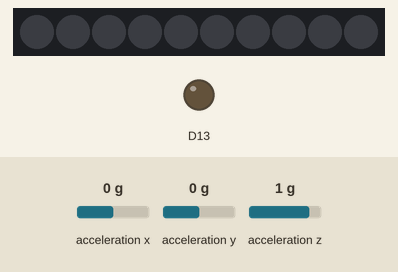
Bench run of a sketch on a simulated Adafruit Circuit Playground Express. On the bench: 10 RGB LEDs in strip order, left to right, output pins drawn as LEDs (lit = HIGH). Inputs (shaded band) come from the test bench; at power-on: acceleration x 0 g, acceleration z 1 g, acceleration y 0 g. Dim RGB values are drawn brighter than linear.

Above: at 1.2 s.
1.3 s: acceleration x set to -1.4 g
At 2.8 s:
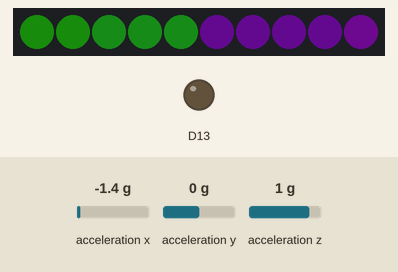
3.1 s: acceleration z set to -1.4 g
At 3.8 s:
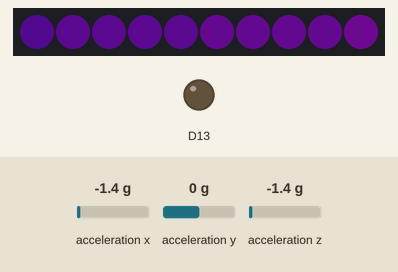
4.6 s: acceleration x set to 0.8 g
At 5.8 s:
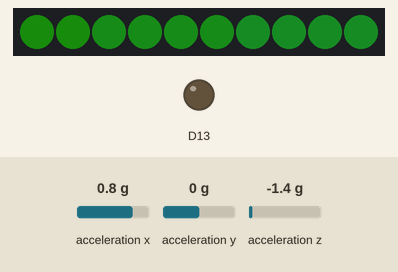
6.1 s: acceleration x set to -0.8 g
At 6.7 s:
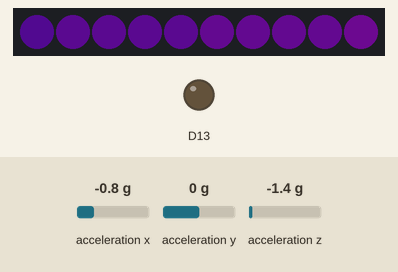
7.6 s: acceleration x set to 1.4 g
At 8.8 s:
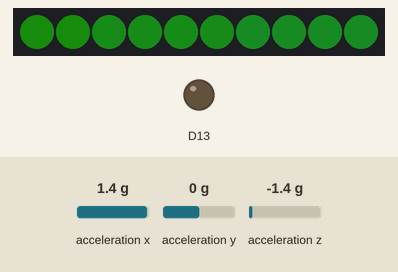
Timing chart, 0 to 10.1 s (numbered marks = the images above; inputs shaded):
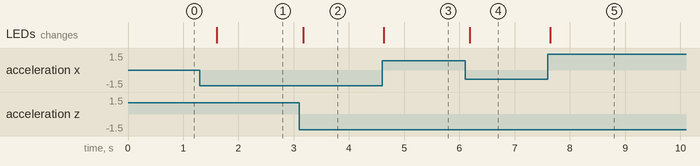

The sketch:

ADA_led_jewel.ino
```cpp
#include <Adafruit_CircuitPlayground.h>

uint8_t pixeln = 0;
boolean shaken = false;
boolean leftTilt = false;
boolean rightTilt = false;
int shakeTime = 0;
int presets[3][2][3] = {
  {{0,255,0},{255,0,0}},

  {{0,0,255},{128,128,0}},

  {{255,0,0},{128,128,128}}
};
int preset = 0;

void setup() {
  // put your setup code here, to run once:
  Serial.begin(9600);
  CircuitPlayground.begin();

}

void loop() {
//  Serial.print("X: "); Serial.print(CircuitPlayground.motionX());
//  Serial.print(" \tY: "); Serial.print(CircuitPlayground.motionY());
//  Serial.print(" \tZ: "); Serial.print(CircuitPlayground.motionZ());
//  Serial.println(" ");
  float x = CircuitPlayground.motionX();
  float y = CircuitPlayground.motionY();
  float z = CircuitPlayground.motionZ();
  //can't evaluate functions inside abs() as per documentation, doing so might result in negative values
  float total = abs(x)+abs(y)+abs(z);
  //Serial.print(" total "); Serial.print(total); Serial.println(" ");

  // set shake to true after total > 18 for 4 ticks
  if (total > 18){
    shakeTime++;
    if(shakeTime >= 4){
      shaken = true;
      shakeTime = 0;
    }
  }

 // if total < 18 reset shakeTime to 0
  if (total < 18){
    shakeTime = 0;
  }

  // left tilt condition
  if (x < -5 && z < 4) {
    shaken = false;
    leftTilt = true;
  }

  if (leftTilt == true){
    rightTilt = false;
    for (int i=0; i<10; i++) {
      CircuitPlayground.setPixelColor(i,120+i*3,15,200);
    }
  }

// right tilt condition
  if (x > 5 && z < 4) {
    shaken = false;
    rightTilt = true;
  }

  if (rightTilt == true){
    leftTilt = false;
    for (int i=0; i<10; i++) {
      CircuitPlayground.setPixelColor(i,25,150,20+3*i);
    }
  }

  // mix both leds when shake = true
  if (shaken == true){
    leftTilt = false;
    rightTilt = false;
    for (int i=0; i<10; i++) {
      if (i<5){
        CircuitPlayground.setPixelColor(i,25,150,20+3*i);
      } if(i >= 5){
        CircuitPlayground.setPixelColor(i,120+i*3,15,200);
      }
    }
  }


  delay(100);

}
```

Measured:
- after the input at 1.3 s, the LEDs: change after 0.31 s (image 1)
- after the input at 3.1 s, the LEDs: change after 0.07 s (image 2)
- after the input at 4.6 s, the LEDs: change at once (image 3)
- after the input at 6.1 s, the LEDs: change after 0.09 s (image 4)
- after the input at 7.6 s, the LEDs: change after 0.05 s (image 5)
